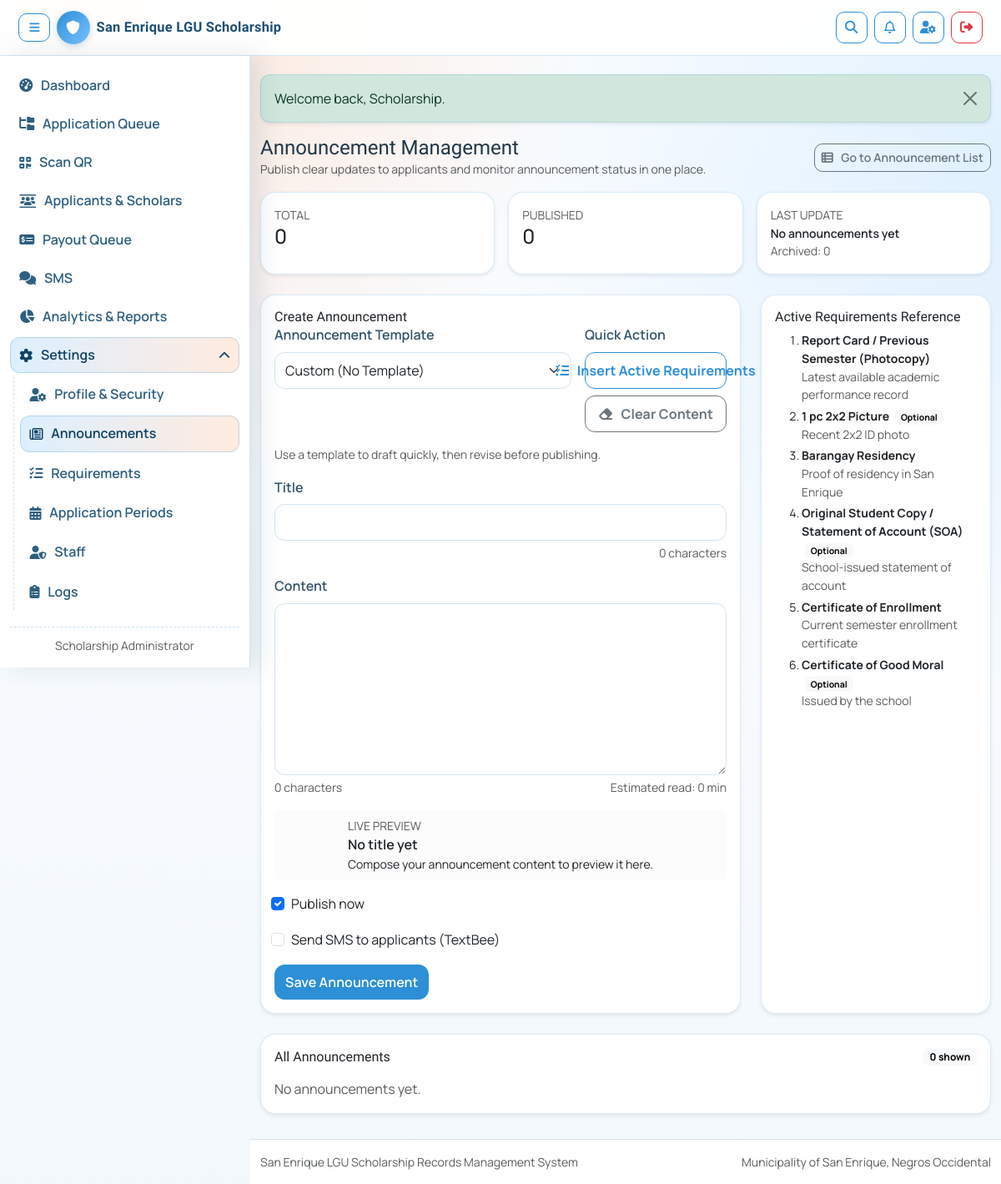
The page /admin-only/announcements.php (signed in) on the database its author committed.
### tables this page shows
CREATE TABLE IF NOT EXISTS requirement_templates (
    id INT UNSIGNED AUTO_INCREMENT PRIMARY KEY,
    requirement_name VARCHAR(180) NOT NULL,
    description VARCHAR(255) NULL,
    applicant_type ENUM('new','renew') NULL,
    school_type ENUM('public','private') NULL,
    is_required TINYINT(1) NOT NULL DEFAULT 1,
    is_active TINYINT(1) NOT NULL DEFAULT 1,
    sort_order INT NOT NULL DEFAULT 100,
    created_at TIMESTAMP DEFAULT CURRENT_TIMESTAMP
);

### config/database.php (called while the page is built, shortened)
<?php
if (!function_exists('env_value')) {
    function env_value(string $key, mixed $default = null): mixed
    {
        $value = getenv($key);
        if ($value === false || $value === '') {
            return $default;
        }
        return $value;
    }
}
$dbHost = (string) env_value('DB_HOST', '127.0.0.1');
$dbUser = (string) env_value('DB_USER', 'root');
$dbPass = (string) env_value('DB_PASS', '');
$dbName = (string) env_value('DB_NAME', 'lgu_scholarship');
$dbPort = (int) env_value('DB_PORT', 3306);
$dbSocket = env_value('DB_SOCKET', null);
$conn = @new mysqli($dbHost, $dbUser, $dbPass, $dbName, $dbPort, $dbSocket ? (string) $dbSocket : null);
$dbConnected = !$conn->connect_errno;
function db_ready(): bool
{
    global $dbConnected;
    return (bool) $dbConnected;
}

### includes/functions.php (called while the page is built, shortened)
<?php
function e(string $value): string
{
    return htmlspecialchars($value, ENT_QUOTES, 'UTF-8');
}

### includes/sms.php (called while the page is built, shortened)
<?php
function sms_config(): array
{
    static $config = null;
    if ($config !== null) {
        return $config;
    }
    $configPath = __DIR__ . '/../config/sms.php';
    if (file_exists($configPath)) {
        $loaded = require $configPath;
        if (is_array($loaded)) {
            $providers = is_array($loaded['providers'] ?? null) ? $loaded['providers'] : [];
            if ($providers !== []) {
                $defaultProvider = trim((string) ($loaded['default_provider'] ?? ''));
                $config = [
                    'default_provider' => $defaultProvider,
                    'providers' => $providers,
                ];
                return $config;
            }
        }
    }
    $legacyPath = __DIR__ . '/../config/textbee.php';
    $legacy = file_exists($legacyPath) ? require $legacyPath : [];
    $config = [
        'default_provider' => 'textbee',
        'providers' => [
            'textbee' => [
                'label' => 'TextBee',
                'driver' => 'textbee',
                'enabled' => (bool) ($legacy['enabled'] ?? false),
                'base_url' => (string) ($legacy['base_url'] ?? 'https://api.textbee.dev'),
                'api_key' => (string) ($legacy['api_key'] ?? ''),
                'device_id' => (string) ($legacy['device_id'] ?? ''),
                'sender_name' => (string) ($legacy['sender_name'] ?? 'San Enrique LGU Scholarship'),
                'request_timeout' => (int) ($legacy['request_timeout'] ?? 20),
            ],
        ],
    ];
    return $config;
}
function sms_provider_key(?string $providerKey = null): string
{
    $config = sms_config();
    $providers = is_array($config['providers'] ?? null) ? $config['providers'] : [];
    $requested = trim((string) ($providerKey ?? ''));
    $default = trim((string) ($config['default_provider'] ?? ''));
    if ($default !== '' && isset($providers[$default])) {
        return $default;
    }
    return (string) array_key_first($providers);
}
function sms_provider_config(?string $providerKey = null): array
{
    $config = sms_config();
    $providers = is_array($config['providers'] ?? null) ? $config['providers'] : [];
    $key = sms_provider_key($providerKey);
    $provider = is_array($providers[$key] ?? null) ? $providers[$key] : [];
    $provider['key'] = $key;
    $provider['label'] = trim((string) ($provider['label'] ?? $key));
    $provider['driver'] = strtolower(trim((string) ($provider['driver'] ?? 'textbee')));
    $provider['enabled'] = (bool) ($provider['enabled'] ?? false);
    return $provider;
}
function sms_provider_label(?string $providerKey = null): string
{
    $provider = sms_provider_config($providerKey);
    return trim((string) ($provider['label'] ?? $provider['key'] ?? 'SMS'));
}

### config/sms.php (called while the page is built, shortened)
<?php
if (!function_exists('env_first_value')) {
    function env_first_value(array $keys, mixed $default = null): mixed
    {
        foreach ($keys as $key) {
            $value = getenv((string) $key);
            if ($value !== false && $value !== '') {
                return $value;
            }
        }
        return $default;
    }
}
if (!function_exists('env_bool_value')) {
    function env_bool_value(array $keys, bool $default = false): bool
    {
        $raw = env_first_value($keys, null);
        $value = strtolower(trim((string) $raw));
        if (in_array($value, ['0', 'false', 'no', 'off'], true)) {
            return false;
        }
        return $default;
    }
}
$defaultProvider = trim((string) env_first_value(['SMS_DEFAULT_PROVIDER'], 'textbee'));
$requestTimeout = (int) env_first_value(['SMS_REQUEST_TIMEOUT', 'TEXTBEE_REQUEST_TIMEOUT'], 20);
return [
    'default_provider' => $defaultProvider,
    'providers' => [
        'textbee' => [
            'label' => 'TextBee',
            'driver' => 'textbee',
            'enabled' => env_bool_value(['SMS_TEXTBEE_ENABLED', 'TEXTBEE_ENABLED'], false),
            'base_url' => (string) env_first_value(['SMS_TEXTBEE_BASE_URL', 'TEXTBEE_BASE_URL'], 'https://api.textbee.dev'),
            'api_key' => (string) env_first_value(['SMS_TEXTBEE_API_KEY', 'TEXTBEE_API_KEY'], ''),
            'device_id' => (string) env_first_value(['SMS_TEXTBEE_DEVICE_ID', 'TEXTBEE_DEVICE_ID'], ''),
            'sender_name' => (string) env_first_value(['SMS_SENDER_NAME', 'TEXTBEE_SENDER_NAME'], 'San Enrique LGU Scholarship'),
            'request_timeout' => $requestTimeout,
        ],
        'log_only' => [
            'label' => 'Log Only (No Gateway)',
            'driver' => 'log_only',
            'enabled' => env_bool_value(['SMS_LOG_ONLY_ENABLED'], false),
        ],
    ],
];

### admin-only/announcements.php (the view, shortened to what this page needs)
<?php
$conn = $GLOBALS['conn'] ?? null;
$announcements = [];
$requirementTemplates = [];
$editAnnouncement = null;
if (db_ready()) {
    $requirementsSql = "SELECT requirement_name, description, is_required
                        FROM requirement_templates
                        WHERE is_active = 1
                        ORDER BY sort_order ASC, id ASC";
    $requirementsResult = $conn->query($requirementsSql);
    if ($requirementsResult instanceof mysqli_result) {
        $requirementTemplates = $requirementsResult->fetch_all(MYSQLI_ASSOC);
    }
    $sql = "SELECT a.id, a.title, a.content, a.is_active, a.created_at, u.first_name, u.last_name
            FROM announcements a
            LEFT JOIN users u ON u.id = a.created_by
            ORDER BY a.created_at DESC";
    $result = $conn->query($sql);
    if ($result instanceof mysqli_result) {
        $announcements = $result->fetch_all(MYSQLI_ASSOC);
    }
}
$isEditMode = is_array($editAnnouncement);
$formModeTitle = $isEditMode ? 'Edit Announcement' : 'Create Announcement';
$submitButtonText = $isEditMode ? 'Save Changes' : 'Save Announcement';
$defaultTitle = $isEditMode ? trim((string) ($editAnnouncement['title'] ?? '')) : '';
$defaultContent = $isEditMode ? trim((string) ($editAnnouncement['content'] ?? '')) : '';
$defaultIsActive = $isEditMode ? ((int) ($editAnnouncement['is_active'] ?? 0) === 1) : true;
$smsProviderLabel = sms_provider_label();
$totalAnnouncements = count($announcements);
$publishedAnnouncements = 0;
$archivedAnnouncements = $totalAnnouncements - $publishedAnnouncements;
$latestAnnouncementDate = $totalAnnouncements > 0
    ? date('M d, Y h:i A', strtotime((string) ($announcements[0]['created_at'] ?? 'now')))
    : 'No announcements yet';
include __DIR__ . '/../includes/header.php';
?>
<div class="d-flex justify-content-between align-items-center mb-3 flex-wrap gap-2">
    <div>
        <h1 class="h4 m-0">Announcement Management</h1>
        <div class="small text-muted">Publish clear updates to applicants and monitor announcement status in one place.</div>
    </div>
    <a href="#announcement-list" class="btn btn-sm btn-outline-secondary">
        <i class="fa-solid fa-table-list me-1"></i>Go to Announcement List
    </a>
</div>
<div class="row g-3 mb-4">
    <div class="col-12 col-md-4">
        <div class="card card-soft shadow-sm h-100">
            <div class="card-body">
                <div class="small text-muted text-uppercase">Total</div>
                <div class="h4 mb-0"><?= number_format($totalAnnouncements) ?></div>
            </div>
        </div>
    </div>
    <div class="col-12 col-md-4">
        <div class="card card-soft shadow-sm h-100">
            <div class="card-body">
                <div class="small text-muted text-uppercase">Published</div>
                <div class="h4 mb-0"><?= number_format($publishedAnnouncements) ?></div>
            </div>
        </div>
    </div>
    <div class="col-12 col-md-4">
        <div class="card card-soft shadow-sm h-100">
            <div class="card-body">
                <div class="small text-muted text-uppercase">Last Update</div>
                <div class="small fw-semibold"><?= e($latestAnnouncementDate) ?></div>
                <div class="small text-muted">Archived: <?= number_format($archivedAnnouncements) ?></div>
            </div>
        </div>
    </div>
</div>
<div class="row g-4 mb-4">
    <div class="col-12 col-xl-8">
        <div class="card card-soft shadow-sm announcement-create-card h-100">
            <div class="card-body">
                <div class="d-flex justify-content-between align-items-start gap-2 flex-wrap">
                    <h2 class="h6 mb-0" id="announcement-form"><?= e($formModeTitle) ?></h2>
                </div>
                <form method="post" class="row g-3">
                    <div class="col-12 col-lg-8">
                        <label class="form-label">Announcement Template</label>
                        <select id="announcementTemplate" class="form-select">
                            <option value="">Custom (No Template)</option>
                        </select>
                    </div>
                    <div class="col-12 col-lg-4 announcement-template-actions">
                        <label class="form-label d-none d-lg-block">Quick Action</label>
                        <button type="button" class="btn btn-outline-primary w-100 announcement-template-btn" id="insertRequirementsBtn">
                            <i class="fa-solid fa-list-check me-1"></i>Insert Active Requirements
                        </button>
                        <button type="button" class="btn btn-outline-secondary w-100 mt-2 announcement-template-btn" id="clearAnnouncementContentBtn">
                            <i class="fa-solid fa-eraser me-1"></i>Clear Content
                        </button>
                    </div>
                    <div class="col-12">
                        <div class="form-text mt-0">Use a template to draft quickly, then revise before publishing.</div>
                    </div>
                    <div class="col-12">
                        <label class="form-label">Title</label>
                        <input type="text" class="form-control" name="title" id="announcementTitle" value="<?= e($defaultTitle) ?>" required>
                        <div class="small text-muted mt-1 text-end" id="announcementTitleMeta">0 characters</div>
                    </div>
                    <div class="col-12">
                        <label class="form-label">Content</label>
                        <textarea class="form-control" name="content" id="announcementContent" rows="8" required><?= e($defaultContent) ?></textarea>
                        <div class="d-flex justify-content-between align-items-center mt-1 small text-muted">
                            <span id="announcementContentMeta">0 characters</span>
                            <span id="announcementReadTimeMeta">Estimated read: 0 min</span>
                        </div>
                    </div>
                    <div class="col-12">
                        <div class="card border-0 bg-light-subtle">
                            <div class="card-body py-2 px-3">
                                <div class="small text-muted text-uppercase">Live Preview</div>
                                <div class="fw-semibold" id="announcementPreviewTitle">No title yet</div>
                                <div class="small mb-0" id="announcementPreviewContent">Compose your announcement content to preview it here.</div>
                            </div>
                        </div>
                    </div>
                    <div class="col-12 form-check ms-1">
                        <input class="form-check-input" type="checkbox" name="is_active" id="is_active" <?= $defaultIsActive ? 'checked' : '' ?>>
                        <label class="form-check-label" for="is_active">Publish now</label>
                    </div>
                    <div class="col-12 form-check ms-1">
                        <input class="form-check-input" type="checkbox" name="send_sms" id="send_sms">
                        <label class="form-check-label" for="send_sms">
                            <?= $isEditMode ? 'Send update SMS to applicants (' . e($smsProviderLabel) . ')' : 'Send SMS to applicants (' . e($smsProviderLabel) . ')' ?>
                        </label>
                    </div>
                    <div class="col-12">
                        <button type="submit" class="btn btn-primary"><?= e($submitButtonText) ?></button>
                    </div>
                </form>
            </div>
        </div>
    </div>
    <div class="col-12 col-xl-4">
        <div class="card card-soft shadow-sm announcement-requirements-card h-100">
            <div class="card-body">
                <h2 class="h6 mb-2">Active Requirements Reference</h2>
                <?php if (!$requirementTemplates): ?>
                    <p class="text-muted mb-0">No active requirements found.</p>
                <?php else: ?>
                    <ol class="mb-0 small">
                        <?php foreach ($requirementTemplates as $req): ?>
                            <li class="mb-1">
                                <strong><?= e((string) ($req['requirement_name'] ?? 'Requirement')) ?></strong>
                                <?php if ((int) ($req['is_required'] ?? 1) === 0): ?>
                                    <span class="badge text-bg-light ms-1">Optional</span>
                                <?php endif; ?>
                                <?php if (trim((string) ($req['description'] ?? '')) !== ''): ?>
                                    <div class="text-muted"><?= e((string) $req['description']) ?></div>
                                <?php endif; ?>
                            </li>
                        <?php endforeach; ?>
                    </ol>
                <?php endif; ?>
            </div>
        </div>
    </div>
</div>
<div class="card card-soft shadow-sm" id="announcement-list">
    <div class="card-body">
        <div class="d-flex justify-content-between align-items-center flex-wrap gap-2 mb-3">
            <h2 class="h6 mb-0">All Announcements</h2>
            <span class="badge text-bg-light" id="announcementVisibleCount"><?= number_format($totalAnnouncements) ?> shown</span>
        </div>
        <?php if (!$announcements): ?>
            <p class="text-muted mb-0">No announcements yet.</p>
        <?php endif; ?>
    </div>
</div>
<?php include __DIR__ . '/../includes/footer.php'; ?>

### rows shown on the page
requirement_templates: requirement_name "Report Card / Previous Semester (Photocopy)", description "Latest available academic performance record"
requirement_templates: requirement_name "1 pc 2x2 Picture", is_required "Optional", description "Recent 2x2 ID photo"
requirement_templates: requirement_name "Barangay Residency", description "Proof of residency in San Enrique"
requirement_templates: requirement_name "Original Student Copy / Statement of Account (SOA)", is_required "Optional", description "School-issued statement of account"
requirement_templates: requirement_name "Certificate of Enrollment", description "Current semester enrollment certificate"
requirement_templates: requirement_name "Certificate of Good Moral", is_required "Optional", description "Issued by the school"

### other values the page prints
$user['first_name'] . ' ' . $user['last_name'] "Scholarship Administrator"
$message "Welcome back, Scholarship."
$totalAnnouncements "0"
$publishedAnnouncements "0"
$latestAnnouncementDate "No announcements yet"
$archivedAnnouncements "0"
$formModeTitle "Create Announcement"
$smsProviderLabel "TextBee"
$submitButtonText "Save Announcement"
